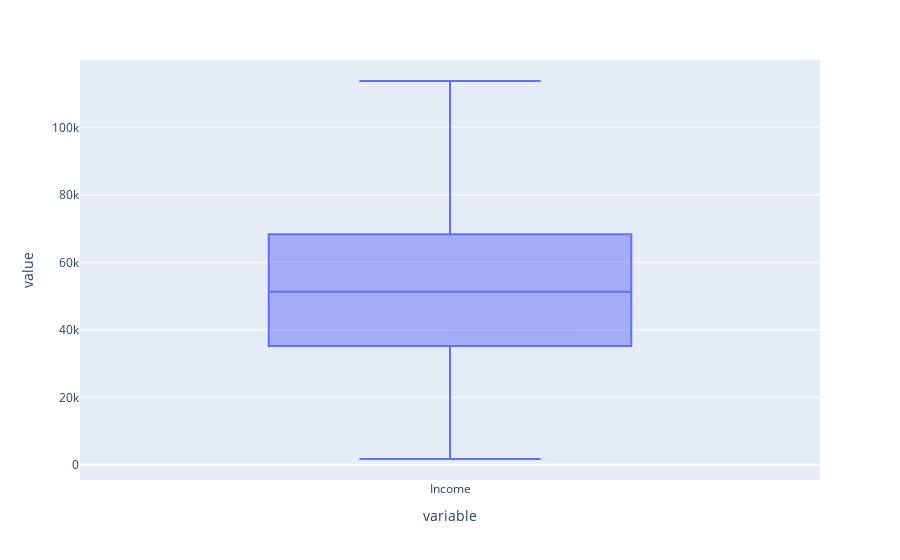

Write notebook code for a chart like this one.
### Code cell
fig = px.box(df['Income'])
fig.show()

### Figure 1 — Plotly figure (JSON) as saved in the notebook; plotly's stock layout.template omitted (floating-point values rounded to 4 significant figures; data arrays with more than 128 entries replaced by an {"elided": "..."} marker saying what was removed)
{"data": [{"alignmentgroup": "True", "hovertemplate": "variable=%{x}<br>value=%{y}<extra></extra>", "legendgroup": "", "marker": {"color": "#636efa"}, "name": "", "notched": false, "offsetgroup": "", "orientation": "v", "showlegend": false, "type": "box", "x": {"elided": "2205 str values"}, "x0": " ", "xaxis": "x", "y": {"elided": "2205 int values"}, "y0": " ", "yaxis": "y"}], "layout": {"boxmode": "group", "legend": {"tracegroupgap": 0}, "margin": {"t": 60}, "xaxis": {"anchor": "y", "domain": [0, 1], "title": {"text": "variable"}}, "yaxis": {"anchor": "x", "domain": [0, 1], "title": {"text": "value"}}}}
